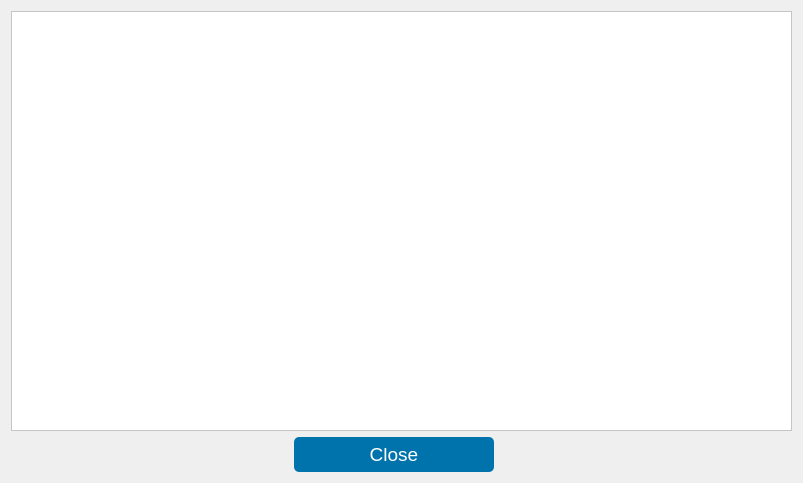
<?xml version="1.0" encoding="UTF-8"?>
<ui version="4.0">
 <class>Dialog</class>
 <widget class="QDialog" name="Dialog">
  <property name="geometry">
   <rect>
    <x>0</x>
    <y>0</y>
    <width>803</width>
    <height>483</height>
   </rect>
  </property>
  <property name="windowTitle">
   <string>Output Window</string>
  </property>
  <layout class="QGridLayout" name="gridLayout">
   <item row="0" column="0">
    <widget class="QTextEdit" name="output">
     <property name="styleSheet">
      <string notr="true">font: 10pt &quot;Consolas&quot;;
background-color: rgb(255, 255, 255);
color: rgb(0, 0, 0);</string>
     </property>
    </widget>
   </item>
   <item row="1" column="0">
    <layout class="QHBoxLayout" name="horizontalLayout">
     <item>
      <spacer name="horizontalSpacer">
       <property name="orientation">
        <enum>Qt::Horizontal</enum>
       </property>
       <property name="sizeHint" stdset="0">
        <size>
         <width>248</width>
         <height>20</height>
        </size>
       </property>
      </spacer>
     </item>
     <item>
      <widget class="QPushButton" name="close_button">
       <property name="minimumSize">
        <size>
         <width>200</width>
         <height>35</height>
        </size>
       </property>
       <property name="font">
        <font>
         <family>Arial</family>
         <pointsize>14</pointsize>
         <weight>9</weight>
         <italic>false</italic>
         <bold>false</bold>
        </font>
       </property>
       <property name="styleSheet">
        <string notr="true">color: rgb(255, 255, 255);
font: 75 14pt &quot;Arial&quot;;
border :0px solid;
border-color: rgb(255, 255, 255);
background-color: rgb(0, 115, 173);
border-radius: 5px;</string>
       </property>
       <property name="text">
        <string>Close</string>
       </property>
      </widget>
     </item>
     <item>
      <spacer name="horizontalSpacer_2">
       <property name="orientation">
        <enum>Qt::Horizontal</enum>
       </property>
       <property name="sizeHint" stdset="0">
        <size>
         <width>298</width>
         <height>20</height>
        </size>
       </property>
      </spacer>
     </item>
    </layout>
   </item>
  </layout>
 </widget>
 <resources/>
 <connections/>
</ui>
